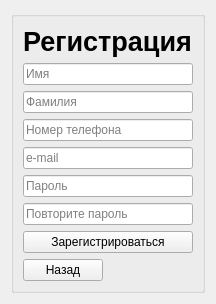
<?xml version="1.0" encoding="UTF-8"?>
<ui version="4.0">
 <class>registration</class>
 <widget class="QWidget" name="registration">
  <property name="geometry">
   <rect>
    <x>0</x>
    <y>0</y>
    <width>216</width>
    <height>285</height>
   </rect>
  </property>
  <property name="windowTitle">
   <string>Form</string>
  </property>
  <layout class="QVBoxLayout" name="verticalLayout">
   <item>
    <widget class="QGroupBox" name="groupBox">
     <property name="title">
      <string/>
     </property>
     <layout class="QVBoxLayout" name="verticalLayout_2">
      <item>
       <widget class="QLabel" name="label">
        <property name="sizePolicy">
         <sizepolicy hsizetype="Fixed" vsizetype="Fixed">
          <horstretch>0</horstretch>
          <verstretch>0</verstretch>
         </sizepolicy>
        </property>
        <property name="font">
         <font>
          <pointsize>20</pointsize>
          <weight>75</weight>
          <bold>true</bold>
         </font>
        </property>
        <property name="text">
         <string>Регистрация</string>
        </property>
       </widget>
      </item>
      <item>
       <widget class="QLineEdit" name="name">
        <property name="sizePolicy">
         <sizepolicy hsizetype="Expanding" vsizetype="Fixed">
          <horstretch>0</horstretch>
          <verstretch>0</verstretch>
         </sizepolicy>
        </property>
        <property name="font">
         <font>
          <family>MS Shell Dlg 2</family>
         </font>
        </property>
        <property name="placeholderText">
         <string>Имя</string>
        </property>
       </widget>
      </item>
      <item>
       <widget class="QLineEdit" name="last_name">
        <property name="sizePolicy">
         <sizepolicy hsizetype="Expanding" vsizetype="Fixed">
          <horstretch>0</horstretch>
          <verstretch>0</verstretch>
         </sizepolicy>
        </property>
        <property name="placeholderText">
         <string>Фамилия</string>
        </property>
       </widget>
      </item>
      <item>
       <widget class="QLineEdit" name="phone_number">
        <property name="sizePolicy">
         <sizepolicy hsizetype="Expanding" vsizetype="Fixed">
          <horstretch>0</horstretch>
          <verstretch>0</verstretch>
         </sizepolicy>
        </property>
        <property name="placeholderText">
         <string>Номер телефона</string>
        </property>
       </widget>
      </item>
      <item>
       <widget class="QLineEdit" name="e_mail">
        <property name="sizePolicy">
         <sizepolicy hsizetype="Expanding" vsizetype="Fixed">
          <horstretch>0</horstretch>
          <verstretch>0</verstretch>
         </sizepolicy>
        </property>
        <property name="placeholderText">
         <string>e-mail</string>
        </property>
       </widget>
      </item>
      <item>
       <widget class="QLineEdit" name="password">
        <property name="sizePolicy">
         <sizepolicy hsizetype="Expanding" vsizetype="Fixed">
          <horstretch>0</horstretch>
          <verstretch>0</verstretch>
         </sizepolicy>
        </property>
        <property name="echoMode">
         <enum>QLineEdit::Password</enum>
        </property>
        <property name="placeholderText">
         <string>Пароль</string>
        </property>
       </widget>
      </item>
      <item>
       <widget class="QLineEdit" name="second_password">
        <property name="sizePolicy">
         <sizepolicy hsizetype="Expanding" vsizetype="Fixed">
          <horstretch>0</horstretch>
          <verstretch>0</verstretch>
         </sizepolicy>
        </property>
        <property name="echoMode">
         <enum>QLineEdit::Password</enum>
        </property>
        <property name="placeholderText">
         <string>Повторите пароль</string>
        </property>
       </widget>
      </item>
      <item>
       <widget class="QPushButton" name="tryregistration">
        <property name="text">
         <string>Зарегистрироваться</string>
        </property>
       </widget>
      </item>
      <item>
       <widget class="QPushButton" name="back">
        <property name="sizePolicy">
         <sizepolicy hsizetype="Fixed" vsizetype="Fixed">
          <horstretch>0</horstretch>
          <verstretch>0</verstretch>
         </sizepolicy>
        </property>
        <property name="text">
         <string>Назад</string>
        </property>
       </widget>
      </item>
     </layout>
    </widget>
   </item>
  </layout>
 </widget>
 <resources/>
 <connections/>
</ui>
